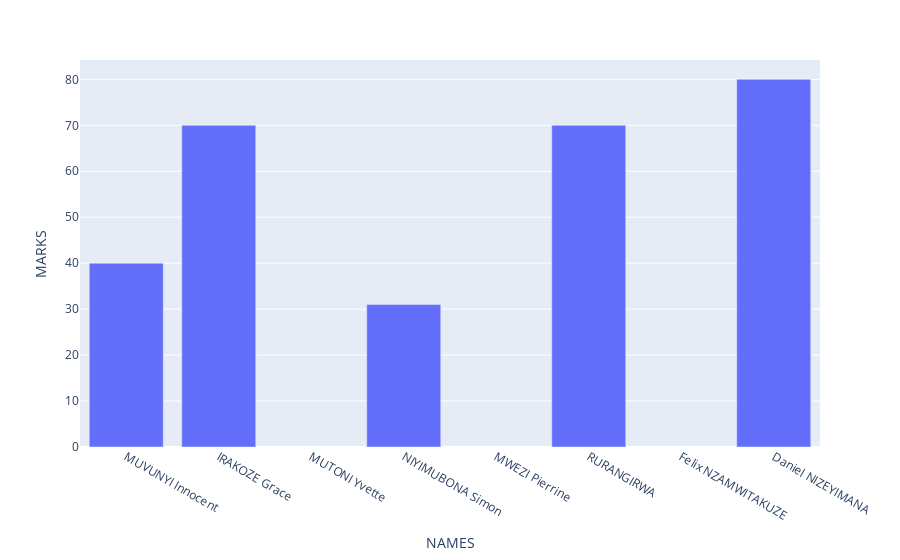

Notebook source saved alongside this figure:
### Code cell
import plotly.express as px
import pandas as pd
fig=px.bar(myinfo_data,x="NAMES",y="MARKS")
fig.show()

### Figure 1 — Plotly figure (JSON) as saved in the notebook; plotly's stock layout.template omitted (floating-point values rounded to 4 significant figures)
{"data": [{"alignmentgroup": "True", "hovertemplate": "NAMES=%{x}<br>MARKS=%{y}<extra></extra>", "legendgroup": "", "marker": {"color": "#636efa", "pattern": {"shape": ""}}, "name": "", "offsetgroup": "", "orientation": "v", "showlegend": false, "textposition": "auto", "type": "bar", "x": ["MUVUNYI Innocent", "IRAKOZE Grace", "MUTONI Yvette", "NIYIMUBONA Simon", "MWEZI Pierrine", "RURANGIRWA", "Felix NZAMWITAKUZE", "Daniel NIZEYIMANA"], "xaxis": "x", "y": [40, 70, null, 31, null, 70, null, 80], "yaxis": "y"}], "layout": {"autosize": true, "barmode": "relative", "legend": {"tracegroupgap": 0}, "margin": {"t": 60}, "xaxis": {"anchor": "y", "autorange": true, "domain": [0, 1], "range": [-0.5, 7.5], "title": {"text": "NAMES"}, "type": "category"}, "yaxis": {"anchor": "x", "autorange": true, "domain": [0, 1], "range": [0, 84.21], "title": {"text": "MARKS"}, "type": "linear"}}}
